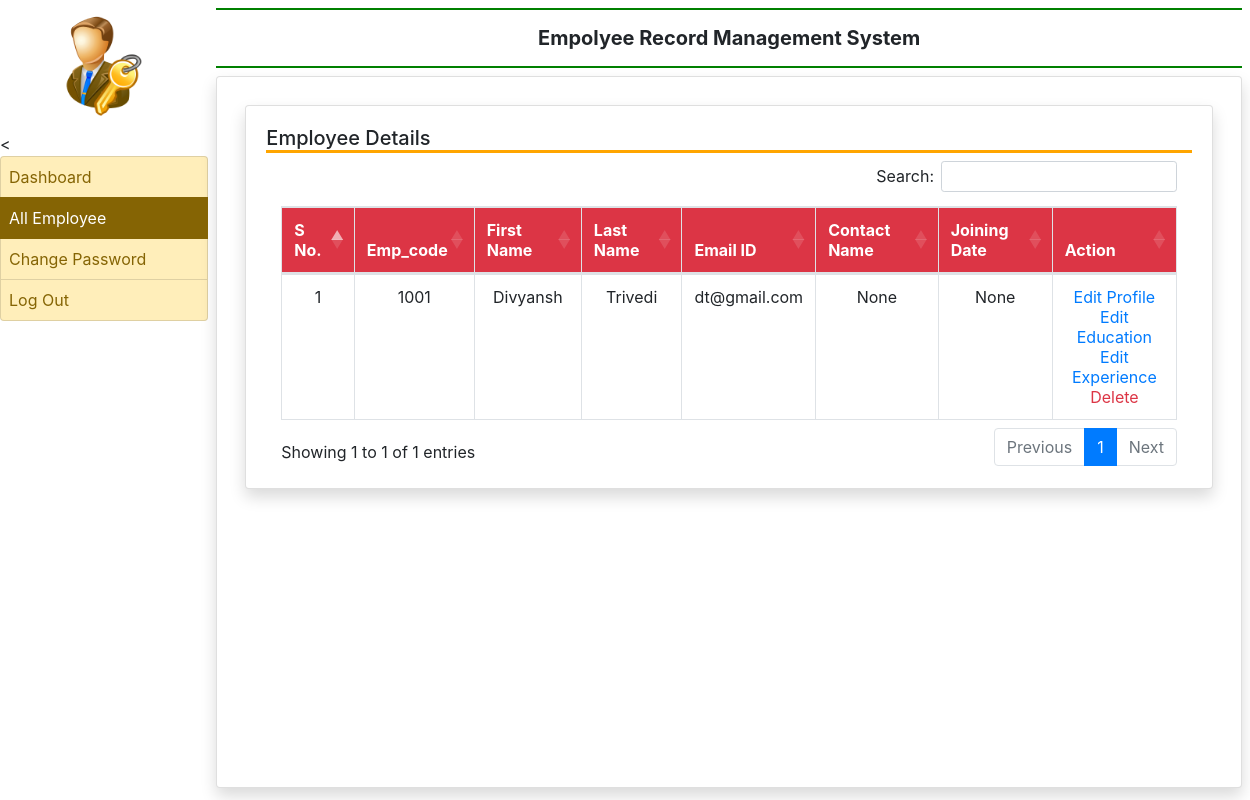
The page /all_employee (signed in) on the database as committed earlier.
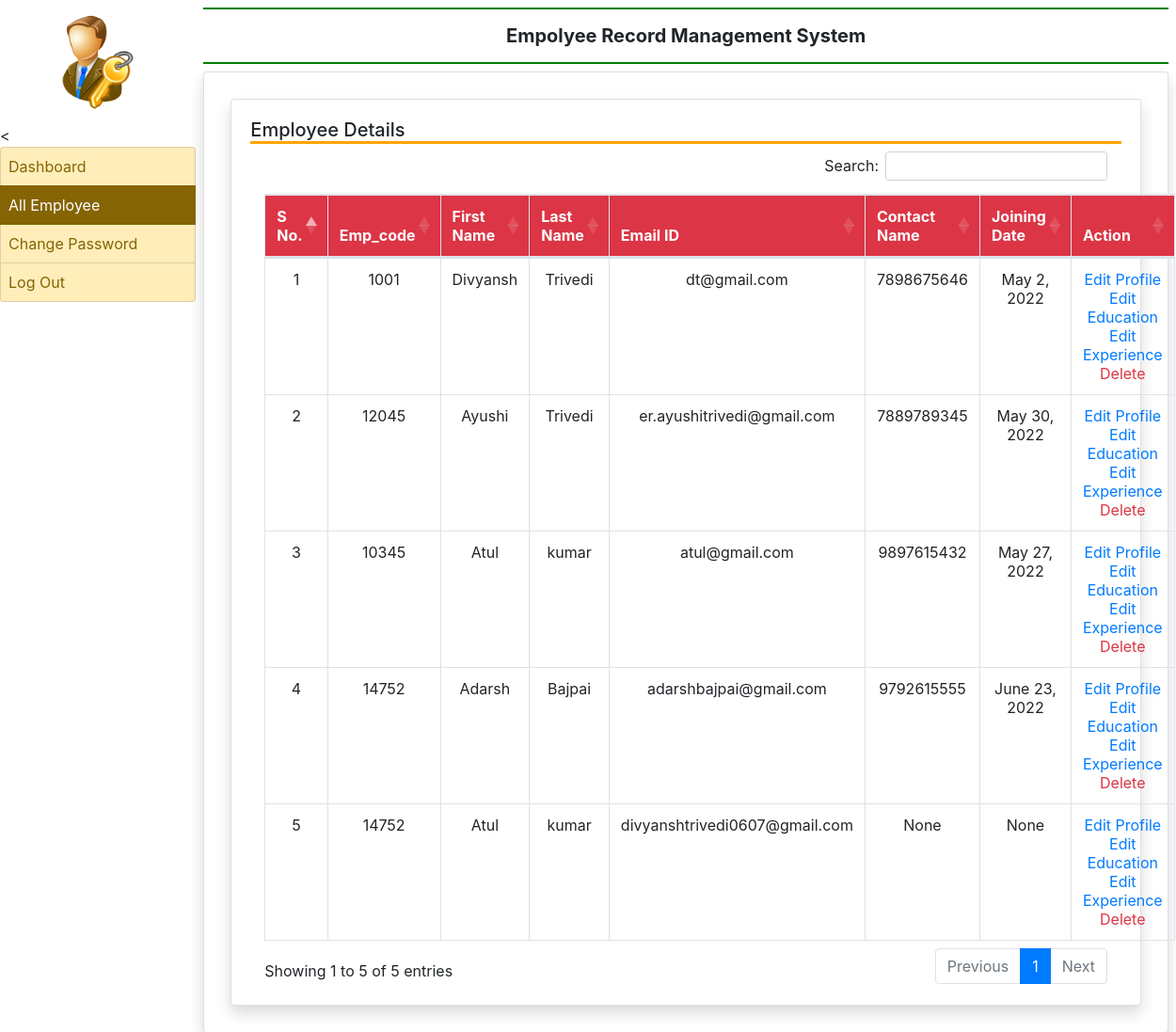
The same page on the database as committed later.
### employee/models.py (models this page shows, shortened)
class EmployeeDetail(models.Model):
    user = models.ForeignKey(User,on_delete=models.CASCADE)
    empcode = models.CharField(max_length=50)
    empdept = models.CharField(max_length=50, null = True)
    designation = models.CharField(max_length=100,null = True)
    contact = models.CharField(max_length=10,null = True)
    gender = models.CharField(max_length=10, null = True)
    joiningdate = models.DateField(null = True)

### employee/views.py (the view)
# urls.py: path('all_employee',all_employee,name='all_employee'),
def all_employee(request):
    if not request.user.is_authenticated:
        return redirect('admin_login')
    employee=EmployeeDetail.objects.all()
    return render(request,'all_employee.html',locals())

### employee/templates/all_employee.html (shortened to what this page needs)
{%extends 'admin_base.html'%}
{% block main %}
<div class="card shadow m-2">
    <div class="card-body">
        <h5 Style="border-bottom : 3px solid orange">Employee Details</h5>
        <div class="container-fluid">
            <table class="table table-bordered table-hover"  id="example">
                <thead class="text-white bg-danger">
                    <tr>
                        <th>S No.</th>
                        <th>Emp_code</th>
                        <th>First Name</th>
                        <th>Last Name</th>
                        <th>Email ID</th>
                        <th>Contact Name</th>
                        <th>Joining Date</th>
                        <th>Action</th>
                    </tr>
                </thead>
                <tbody>
                    {% for i in employee%}
                    <tr>
                        <td><center>{{forloop.counter}}</center></td>
                            <td><center>{{i.empcode}}</td></center>
                                <td><center>{{i.user.first_name}}</td></center>
                                    <td><center>{{i.user.last_name}}</td></center>
                                        <td><center>{{i.user.username}}</td></center>
                                            <td><center>{{i.contact}}</td></center>
                                                <td><center>{{i.joiningdate}}</td></center>
                        <td><center>
                            <a href="{% url 'edit_profile' i.id%}" class="text-primary" >Edit Profile  </a>
                            <br><a href="{% url 'edit_education1' i.user.id%}" class="text-suceees" >Edit Education</a>
                            <br><a href="{% url 'edit_experience1' i.user.id%}" class="text-secondry" >Edit Experience</a>
                            <br><a href="{% url 'delete_employee' i.user.id%}" class="text-danger" onclick="return confirm('Are You Sure?')">Delete</a>
                        </center></td>
                    </tr>
                     {% endfor %}
                </tbody>
        </div>
    </div>
</div>
{% endblock %}

### employee/templates/admin_base.html (shortened to what this page needs)
{%load static%}
  <link rel="stylesheet" href="https://cdn.jsdelivr.net/npm/bootstrap@4.6.1/dist/css/bootstrap.min.css">
  <link rel="stylesheet" href="https://use.fontawesome.com/releases/v5.7.0/css/all.css">
   <link rel="stylesheet" href ="https://cdnjs.cloudflare.com/ajax/libs/twitter-bootstrap/4.5.2/css/bootstrap.css">
    <link rel="stylesheet" href ="https://cdn.datatables.net/1.11.4/css/dataTables.bootstrap4.min.css">
    <link rel="stylesheet" href ="https://cdn.datatables.net/buttons/2.2.2/css/buttons.bootstrap4.min.css">
  <body>
      <div class="container-fluid">
          <div class = "row">
          <div class ="col-sm-2 p-0">
              <center><img src="{% static 'images/admin-login.png' %}" width="100" height="100" class="img-thumbail rounded-circle my-3" ></center>
          <div class="list-group">
              <<a href="{% url 'admin_home'%}" class="list-group-item list-group-item-warning list-group-item-action {% if request.path == '/admin_home' %} active {% endif %}">Dashboard</a>
              <a href="{% url 'all_employee'%}" class="list-group-item list-group-item-warning list-group-item-action {% if request.path == '/all_employee' %} active {% endif %}">All Employee</a>
              <a href="{% url 'admin_changepassword'%}" class="list-group-item list-group-item-warning list-group-item-action {% if request.path == '/admin_changepassword' %} active {% endif %}">Change Password</a>
              <a href="{%url 'logout'%}" class="list-group-item list-group-item-warning list-group-item-action {% if request.path == '/logout' %} active {% endif %}">Log Out</a>
            </div>
          </div>
<div class ="col-sm-10 p-0">
    <div class="container-fluid p-2">
        <h5 class="text-center p-3 font-weight-bold" style="border-bottom : 2px solid green;border-top : 2px solid green">Empolyee Record Management System</h5>
       <div class ="card shadow" style="min-height: 89vh">
           <div class="card-body">
               {% block main %}
                   {% endblock %}
           </div>
       </div>
    </div>
</div>
        </div>
      </div>
  </body>

### employee/templates/admin_base.html (style rules this page uses)
.list-group-item { padding:8px !important; }

Rows that differ between the two databases and show on the page:
changed EmployeeDetail "Divyansh": contact "None" → "7898675646"; joiningdate "None" → "May 2, 2022"
added EmployeeDetail: empcode "12045", user.first_name "Ayushi", user.last_name "Trivedi", user.username "er.ayushitrivedi@gmail.com", contact "7889789345", joiningdate "May 30, 2022"
added EmployeeDetail: empcode "10345", user.first_name "Atul", user.last_name "kumar", user.username "atul@gmail.com", contact "9897615432", joiningdate "May 27, 2022"
added EmployeeDetail: empcode "14752", user.first_name "Adarsh", user.last_name "Bajpai", user.username "adarshbajpai@gmail.com", contact "9792615555", joiningdate "June 23, 2022"
added EmployeeDetail: empcode "14752", user.first_name "Atul", user.last_name "kumar", user.username "divyanshtrivedi0607@gmail.com", contact "None", joiningdate "None"
Other text that changed with them:
text written by a page script: "Search: Showing 1 to 1 of 1 entries Previous 1 Next" → "Search: Showing 1 to 5 of 5 entries Previous 1 Next"
